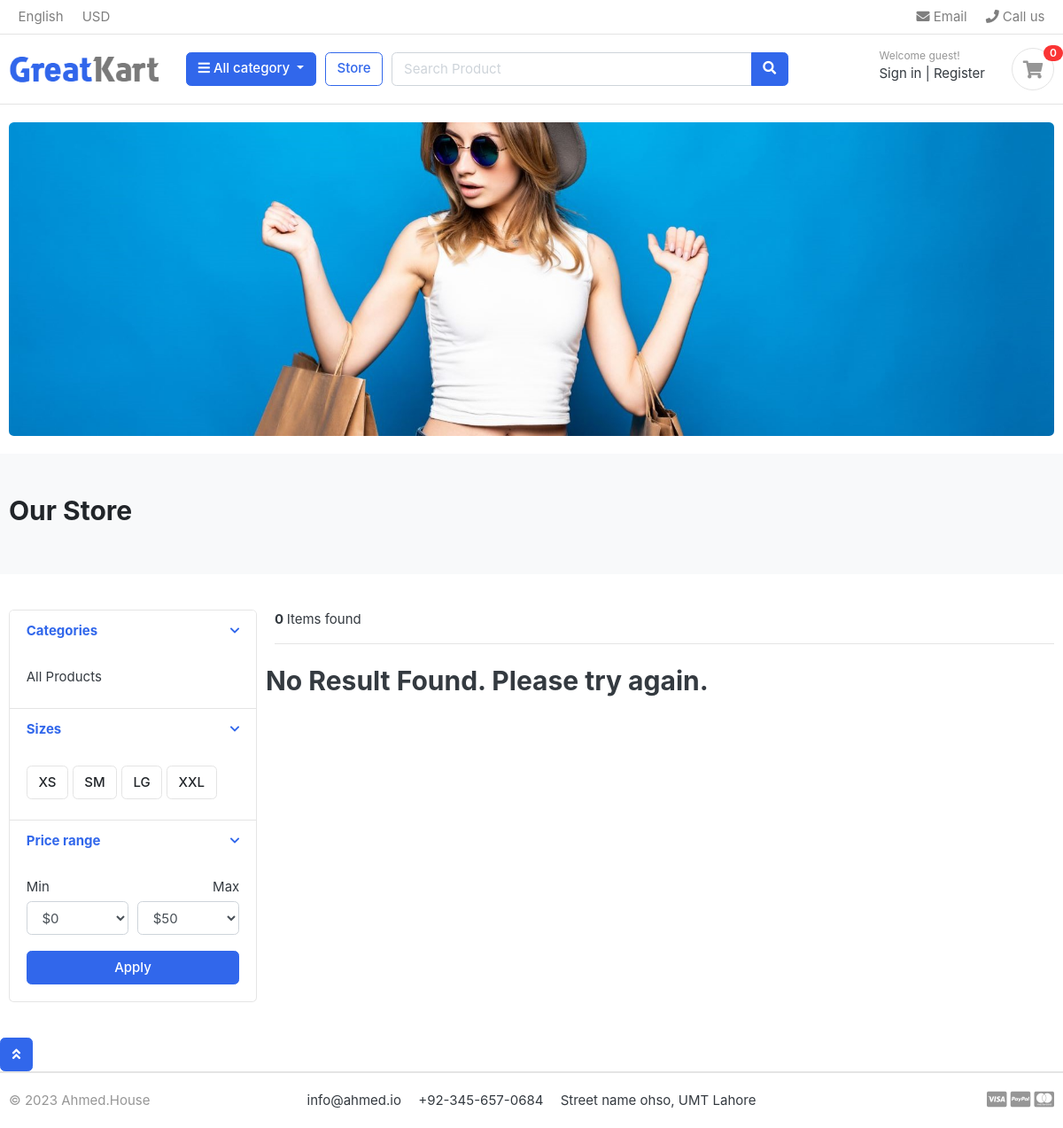
The app's page /store/, older data.
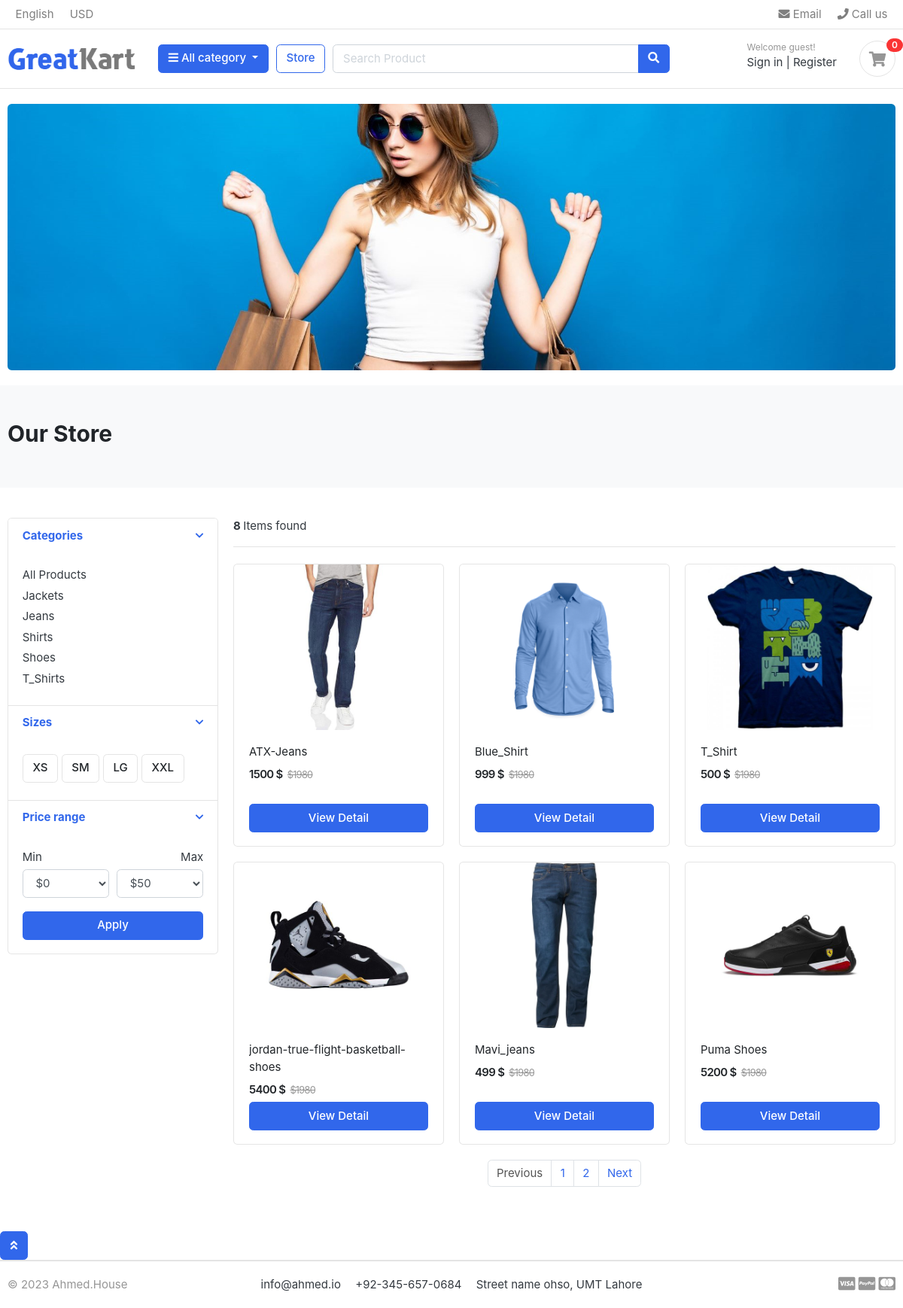
The same page, newer data.
### category/models.py (models this page shows, shortened)
class Category(models.Model):
    category_name = models.CharField(max_length=50, unique=True)
    slug = models.SlugField(max_length=100, unique=True)
    description = models.TextField(max_length=255, blank=True)
    cat_image = models.ImageField(
        upload_to='media/category/images', blank=True)
    created_at = models.DateTimeField(default=datetime.datetime.now())
    updated_at = models.DateTimeField(auto_now=True)
    class Meta:
        verbose_name = 'category'
        verbose_name_plural = 'Categories'
    def get_url(self):
        return reverse('products_by_category', args=[self.slug])

### store/models.py (models this page shows, shortened)
class Product(models.Model):
    product_name = models.CharField(max_length=200, unique=True)
    slug = models.SlugField(max_length=200, unique=True)
    category = models.ForeignKey(Category, on_delete=models.CASCADE)
    description = models.TextField(max_length=500, blank=True)
    price = models.IntegerField()
    image = models.ImageField(upload_to="media/products/images/")
    stock = models.IntegerField()
    is_available = models.BooleanField(default=True)
    created_at = models.DateTimeField(auto_now_add=True)
    modified_date = models.DateTimeField(auto_now=True)
    def get_url(self):
        return reverse('product_detail', args=[self.category.slug, self.slug])

### store/views.py (the view)
# urls.py: path('store/', include('store.urls')),
def store(request, category_slug=None):
    category = None
    products=None
    if category_slug !=None:
        category = get_object_or_404(Category, slug=category_slug)
        products = Product.objects.filter(category=category, is_available=True).order_by('id')
        paginator = Paginator(products, 6)
        page_number = request.GET.get('page')
        page_product = paginator.get_page(page_number)
        product_count = products.count()
    else:
        products= Product.objects.all().filter(is_available=True).order_by('id')
        paginator = Paginator(products, 6)
        page_number = request.GET.get('page')
        page_product = paginator.get_page(page_number)
        product_count = products.count()
        category = Category.objects.all()
    context = {
        'products': page_product,
        'product_count': product_count,
        'category ': category,
    }
    return render(request, 'store/store.html', context)

### carts/context_processors.py (called while the page is built)
def counter(request):
    cart_count = 0
    if 'admin'in request.path:
        return {}
    else:
        try:
            cart = CartModel.objects.filter(cart_id= _cart_id(request))
            cart_items = CartItem.objects.all().filter(cart=cart[:1])
            for cart_item in cart_items:
                cart_count += cart_item.quantity
        except CartModel.DoesNotExist:
            cart_count = 0
    return dict(cart_count=cart_count)

### carts/views.py (called while the page is built)
def _cart_id(request):
    cart = request.session.session_key
    if not cart:        # agr phly se session na ho ho session bna lay gay
        cart = request.session.create()
    return cart

### category/context_processors.py (called while the page is built)
def menu_links(request):
    links = Category.objects.all()
    return dict(links=links)

### baseapp/templates/store/store.html (shortened to what this page needs)
{% extends "store/base.html" %}
{% load static %}
{% block content %}
<section class="section-pagetop bg">
<div class="container">
	{%if 'search' in request.path %}
		<h2 class="title-page">Search Result</h2>
	{% else %}
		<h2 class="title-page">Our Store</h2>
	{% endif %}
</div>
</section>
<section class="section-content padding-y">
<div class="container">
<div class="row">
	<aside class="col-md-3">
<div class="card">
	<article class="filter-group">
		<header class="card-header">
			<a href="#" data-toggle="collapse" data-target="#collapse_1" aria-expanded="true" class="">
				<i class="icon-control fa fa-chevron-down"></i>
				<h6 class="title">Categories</h6>
			</a>
		</header>
		<div class="filter-content collapse show" id="collapse_1" style="">
			<div class="card-body">
				<ul class="list-menu">
          <li><a href="{% url 'store_homepage' %}">All Products</a></li>
          {% for cat in links %}
				<li><a href="{{cat.get_url}}">{{cat.category_name}}</a></li>
        {% endfor %}
				</ul>
			</div>
		</div>
	</article>
	<article class="filter-group">
		<header class="card-header">
			<a href="#" data-toggle="collapse" data-target="#collapse_4" aria-expanded="true" class="">
				<i class="icon-control fa fa-chevron-down"></i>
				<h6 class="title">Sizes </h6>
			</a>
		</header>
		<div class="filter-content collapse show" id="collapse_4" style="">
			<div class="card-body">
			  <label class="checkbox-btn">
			    <span class="btn btn-light"> XS </span>
			  </label>
			  <label class="checkbox-btn">
			    <span class="btn btn-light"> SM </span>
			  </label>
			  <label class="checkbox-btn">
			    <span class="btn btn-light"> LG </span>
			  </label>
			  <label class="checkbox-btn">
			    <span class="btn btn-light"> XXL </span>
			  </label>
		</div>
		</div>
	</article>
	<article class="filter-group">
		<header class="card-header">
			<a href="#" data-toggle="collapse" data-target="#collapse_3" aria-expanded="true" class="">
				<i class="icon-control fa fa-chevron-down"></i>
				<h6 class="title">Price range </h6>
			</a>
		</header>
		<div class="filter-content collapse show" id="collapse_3" style="">
			<div class="card-body">
				<div class="form-row">
				<div class="form-group col-md-6">
				  <label>Min</label>
				  	<select class="mr-2 form-control">
						<option value="0">$0</option>
					</select>
				</div>
				<div class="form-group text-right col-md-6">
				  <label>Max</label>
				  	<select class="mr-2 form-control">
						<option value="50">$50</option>
					</select>
				</div>
				</div>
				<button class="btn btn-block btn-primary">Apply</button>
			</div>
		</div>
	</article>
</div>
	</aside>
	<main class="col-md-9">
<header class="border-bottom mb-4 pb-3">
		<div class="form-inline">
			<span class="mr-md-auto"><b> {{ product_count }} </b> Items found </span>
		</div>
</header>
  <div class="row">
	{% if products %}
		{% for prod in products %}
		<div class="col-md-4">
			<figure class="card card-product-grid">
				<div class="img-wrap">
				<a href="{{ prod.get_url }}" class="img-wrap">
				<img src="{{prod.image.url}}"> </a>
				</div>
				<figcaption class="info-wrap">
				<div class="fix-height">
					<a href="{{ prod.get_url }}" class="title">{{ prod.product_name }}</a>
					<div class="price-wrap mt-2">
					<span class="price">{{ prod.price }} $ </span>
					<del class="price-old">$1980</del>
					</div>
				</div>
				<a href="{{ prod.get_url }}" class="btn btn-block btn-primary">View Detail </a>
				</figcaption>
			</figure>
		</div>
		{% endfor %}
	{% else %}
		<div> <h2> No Result Found. Please try again.</h2></div>
	{% endif %}
  </div>
  	<div class="col-12 pb-1">
                <nav aria-label="Page navigation">
					{% if products.has_other_pages %}
                        <ul class="pagination justify-content-center mb-3">
							{% if products.has_previous %}
								<li class="page-item"><a class="page-link" href="?page={{ products.previous_page_number }}">Previous</a></li>
									{% else %}
								<li class="page-item disabled"><a class="page-link" href="#">Previous</a></li>
							{% endif %}
							{% for i in products.paginator.page_range %}
								{% if product.number == i %}
									<li class="page-item active"><a class="page-link" href="#">{{ i }}</a></li>
								{% else %}
                            		<li class="page-item"><a class="page-link" href="?page={{ i }}">{{ i }}</a></li>
								{% endif %}
							{% endfor %}
							{% if products.has_next %}
                            	<li class="page-item"><a class="page-link" href="?page={{ products.next_page_number }}">Next </a></li>
								{% else %}
									<li class="page-item disabled"><a class="page-link" href="#">Next </a></li>
							{% endif %}
                        </ul>
					{% endif %}
                </nav>
    </div>
</div>
</section>
{% endblock %}

### baseapp/templates/store/base.html (shortened to what this page needs)
<!DOCTYPE HTML>
<html lang="en">
    {% load static %}
<head>
<link href="{% static 'ecomstatic/css/bootstrap.css' %}" rel="stylesheet" type="text/css"/>
<link href="{% static 'ecomstatic/fonts/fontawesome/css/all.min.css' %}" type="text/css" rel="stylesheet">
<link href="{% static 'ecomstatic/css/ui.css' %}" rel="stylesheet" type="text/css"/>
<link href="{% static 'ecomstatic/css/responsive.css' %}" rel="stylesheet" media="only screen and (max-width: 1200px)" />
</head>
<body>
    <header class="section-header">
        {% include "store/topbar.html" %}
    </header>
    <section class="section-intro padding-y-sm">
        {% include "store/mainsection.html" %}
    </section>
{% block content %}
{% endblock %}
    <a href="#" class="btn btn-primary back-to-top"><i class="fa fa-angle-double-up"></i></a>
    <footer class="section-footer border-top">
        {% include "store/footer.html" %}
    </footer>
</body>
</html>

### baseapp/templates/store/topbar.html (shortened to what this page needs)
{% load static %}
    <nav class="navbar p-md-0 navbar-expand-sm navbar-light border-bottom">
        <div class="container">
            <div class="collapse navbar-collapse" id="navbarTop4">
                <ul class="navbar-nav mr-auto">
                    <li class="nav-item dropdown">
                        <a href="#" class="nav-link">   English </a>
                    </li>
                    <li class="nav-item dropdown">
                        <a href="#" class="nav-link"> USD </a>
                    </li>
                </ul>
                <ul class="navbar-nav">
                    <li><a href="#" class="nav-link"> <i class="fa fa-envelope"></i> Email </a></li>
                    <li><a href="#" class="nav-link"> <i class="fa fa-phone"></i> Call us </a></li>
                </ul>
            </div>
        </div>
    </nav>
    <section class="header-main border-bottom">
        <div class="container">
            <div class="row align-items-center">
                <div class="col-lg-2 col-md-3 col-6">
                    <a href="{% url 'homepage' %}" class="brand-wrap">
                        <img class="logo" src="{% static 'ecomstatic/images/logo.png' %}">
                    </a>
                </div>
                <div class="col-lg col-sm col-md col-6 flex-grow-0">
                    <div class="category-wrap dropdown d-inline-block float-right">
                        <button type="button" class="btn btn-primary dropdown-toggle" data-toggle="dropdown">
                            <i class="fa fa-bars"></i> All category
                        </button>
                    </div>
                </div>
                <a href="{% url 'store_homepage' %}" class="btn btn-outline-primary">Store</a>
                <div class="col-lg  col-md-6 col-sm-12 col">
                    <form action="{% url 'search'%}" class="search" method='GET'>
                        <div class="input-group w-100">
                            <input type="text" class="form-control" style="width:60%;" placeholder="Search Product" name="keyword">
                            <div class="input-group-append">
                            <button class="btn btn-primary" type="submit">
                                <i class="fa fa-search"></i>
                            </button>
                            </div>
                        </div>
                    </form>
                </div>
                <div class="col-lg-3 col-sm-6 col-8 order-2 order-lg-3">
                            <div class="d-flex justify-content-end mb-3 mb-lg-0">
                                <div class="widget-header">
                                    <small class="title text-muted">Welcome guest!</small>
                                    <div>
                                        <a href="{% url 'loginpage' %}">Sign in</a> <span class="dark-transp"> | </span>
                                        <a href="{% url 'register' %}"> Register</a>
                                    </div>
                                </div>
                                <a href="{% url 'cart' %}" class="widget-header pl-3 ml-3">
                                    <div class="icon icon-sm rounded-circle border"><i class="fa fa-shopping-cart"></i></div>
                                    <span class="badge badge-pill badge-danger notify">{{ cart_count }}</span>
                                </a>
                            </div>
                        </div>
            </div>
        </div>
    </section>

### baseapp/templates/store/mainsection.html
{% load static %}
<div class="container">
<div class="intro-banner-wrap">
	<img src="{% static 'ecomstatic/images/banners/cover.jpg' %}" class="img-fluid rounded">
</div>
</div>

### baseapp/templates/store/footer.html
<div class="container">
		<section class="footer-bottom border-top row">
			<div class="col-md-2">
				<p class="text-muted"> &copy 2023 Ahmed.House </p>
			</div>
			<div class="col-md-8 text-md-center">
				<span  class="px-2">info@ahmed.io</span>
				<span  class="px-2">+92-345-657-0684</span>
				<span  class="px-2">Street name ohso, UMT Lahore</span>
			</div>
			<div class="col-md-2 text-md-right text-muted">
				<i class="fab fa-lg fa-cc-visa"></i>
				<i class="fab fa-lg fa-cc-paypal"></i>
				<i class="fab fa-lg fa-cc-mastercard"></i>
			</div>
		</section>
	</div>

### baseapp/static/ecomstatic/css/ui.css (style rules this page uses)
html { font-family: "Inter", sans-serif; font-size: 15px; }
.img-wrap { text-align: center; display: block; }
.img-wrap img { max-width: 100%; }
.price-wrap { letter-spacing: -0.7px; }
.icon-xs, .icon-sm, .icon-md, .icon-lg { display: inline-block; text-align: center; flex-shrink: 0; flex-grow: 0; }
.icon-sm { width: 48px; height: 48px; line-height: 48px !important; font-size: 20px; }
.padding-y { padding-top: 40px; padding-bottom: 40px; }
.padding-y-sm { padding-top: 20px; padding-bottom: 20px; }
figure { margin-bottom: 0; }
article:after, .form-group:after { display: block; clear: both; content: ""; }
.bg { background-color: #f8f9fa; }
.title-page { color: #212529; }
p:last-child { margin-bottom: 0; }
.header-main { position: relative; padding-top: 1rem; padding-bottom: 1rem; }
.brand-wrap .logo, .navbar-brand .logo { margin-right: 7px; max-height: 42px; display: inline-block; }
.widget-header { display: inline-block; vertical-align: middle; position: relative; }
.widget-header a { color: #343a40; }
.widget-header i { color: #969696; }
.widget-header .title { display: block; }
.widget-header .notify { position: absolute; top: -3px; right: -10px; }
.footer-bottom { padding-top: 20px; padding-bottom: 20px; }
.btn-light { background-color: #fff; border-color: #e4e4e4; }
[class*=list-] li:after { visibility: hidden; display: block; content: ""; overflow: hidden; height: 0; clear: both; }
.list-menu { list-style: none; margin: 0; padding-left: 0; }
.list-menu li { margin-bottom: 5px; }
.list-menu a { color: #343a40; }
[class*=card-product] a.title { color: #212529; display: block; }
[class*=card-product] .img-wrap { overflow: hidden; position: relative; }
[class*=card-product] .img-wrap img { height: 100%; max-width: 100%; width: auto; display: inline-block; -o-object-fit: cover; object-fit: cover; }
.card-product-grid { margin-bottom: 20px; }
.card-product-grid .img-wrap { border-radius: 0.2rem 0.2rem 0 0; height: 220px; }
.card-product-grid .info-wrap { overflow: hidden; padding: 18px 20px; }
.card-product-grid .fix-height { height: 80px; overflow: hidden; }
.card .img-wrap { overflow: hidden; }
.notify { position: absolute; top: -4px; right: -10px; display: inline-block; padding: 0.25em 0.6em; font-size: 12px; line-height: 1; text-align: center; border-radius: 3rem; color: #fff; background-color: #fa3434; }
.price { font-weight: 600; color: #212529; }
.price-old { color: #969696; margin-left: 3px; font-size: 85%; }
.icon-control { margin-top: 5px; float: right; font-size: 80%; }
.card-header .title { margin-bottom: 0; line-height: 1.5; }
.filter-group { border-bottom: 1px solid #e4e4e4; }
.filter-group .card-header { border-bottom: 0; }
.filter-group:last-child { border-bottom: 0; }
.checkbox-btn { position: relative; }
.section-pagetop { padding: 45px 0; }

Row changes from the older to the newer data that the page shows:
added Category: category_name "Jackets"
added Category: category_name "Jeans"
added Category: category_name "Shirts"
added Category: category_name "Shoes"
added Category: category_name "T_Shirts"
added Product: image (picture), product_name "ATX-Jeans", price "1500"
added Product: image (picture), product_name "Blue_Shirt", price "999"
added Product: image (picture), product_name "T_Shirt", price "500"
added Product: image (picture), product_name "jordan-true-flight-basketball-shoes", price "5400"
added Product: image (picture), product_name "Mavi_jeans", price "499"
added Product: image (picture), product_name "Puma Shoes", price "5200"
Text that changed along with them:
{{ product_count }}: "0" → "8"
text no longer shown: "No Result Found. Please try again."
text now shown: "Previous Next"
new list line: "1"
new list line: "2"
